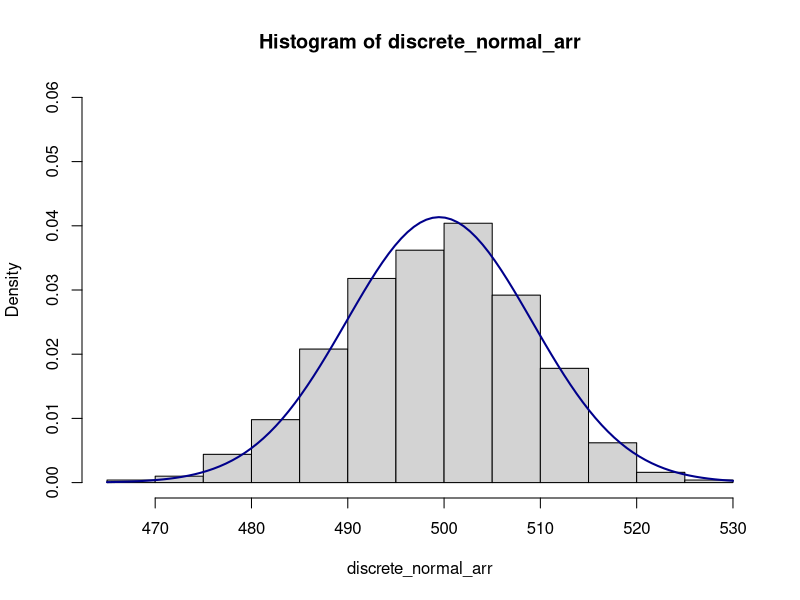

Recreate this plot in R.
library(plyr)

##' **create random discrete variables and plot it**
discrete_normal_arr <- round(rnorm(1000, 500, 10), 0)
hist(discrete_normal_arr, prob=TRUE, ylim=c(0,.06), breaks=10)
curve(dnorm(x, mean(discrete_normal_arr), sd(discrete_normal_arr)), add=TRUE, col="darkblue", lwd=2)

##' **define shannon entropy**
shannon_entropy <- function(x){
    df = count(x)
    df$probs = df$freq / length(df)
    for (i in 1:nrow(df)){
      se<- -sum(df$probs[i] * log(df$probs[i]))
      return(se)
    }
}


##' **play it**
shannon_entropy(discrete_normal_arr)
